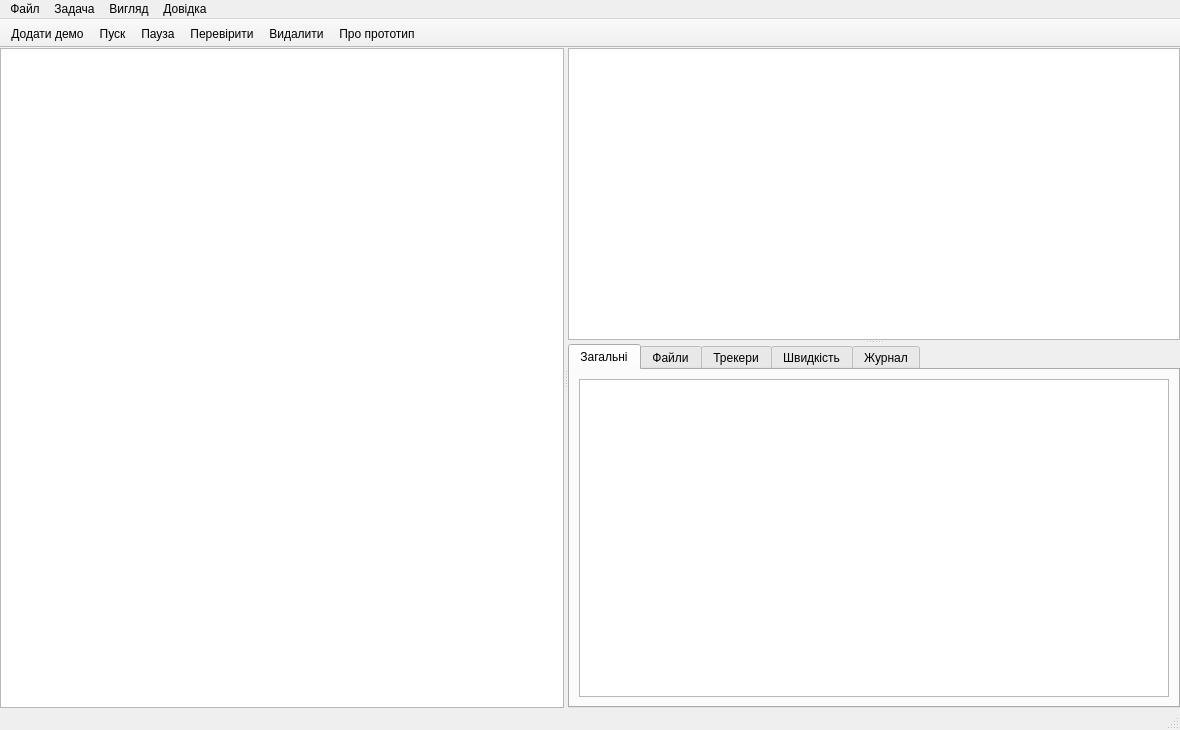
<?xml version="1.0" encoding="UTF-8"?>
<ui version="4.0">
 <class>TOtQtMainWindow</class>
 <widget class="QMainWindow" name="MainWindowPrototype">
  <property name="geometry"><rect><x>0</x><y>0</y><width>1180</width><height>730</height></rect></property>
  <property name="minimumSize"><size><width>760</width><height>460</height></size></property>
  <property name="windowTitle"><string>Only Torrent — Qt Widgets прототип</string></property>
  <widget class="QWidget" name="WidgetCentral">
   <layout class="QVBoxLayout" name="VerticalLayoutMain">
    <property name="spacing"><number>0</number></property>
    <property name="leftMargin"><number>0</number></property><property name="topMargin"><number>0</number></property>
    <property name="rightMargin"><number>0</number></property><property name="bottomMargin"><number>0</number></property>
    <item>
     <widget class="QSplitter" name="SplitterMain">
      <property name="orientation"><enum>Qt::Horizontal</enum></property>
      <property name="childrenCollapsible"><bool>false</bool></property>
      <widget class="QTreeWidget" name="TreeWidgetCategories">
       <property name="minimumSize"><size><width>120</width><height>0</height></size></property>
       <property name="headerHidden"><bool>true</bool></property><property name="rootIsDecorated"><bool>false</bool></property>
       <property name="uniformRowHeights"><bool>true</bool></property>
       <column><property name="text"><string>Категорії</string></property></column>
      </widget>
      <widget class="QSplitter" name="SplitterDetails">
       <property name="orientation"><enum>Qt::Vertical</enum></property>
       <property name="childrenCollapsible"><bool>false</bool></property>
       <widget class="QTableView" name="TableViewTorrents">
        <property name="contextMenuPolicy"><enum>Qt::CustomContextMenu</enum></property>
        <property name="horizontalScrollBarPolicy"><enum>Qt::ScrollBarAlwaysOff</enum></property>
        <property name="editTriggers"><set>QAbstractItemView::NoEditTriggers</set></property>
        <property name="selectionMode"><enum>QAbstractItemView::ExtendedSelection</enum></property>
        <property name="selectionBehavior"><enum>QAbstractItemView::SelectRows</enum></property>
        <property name="showGrid"><bool>false</bool></property><property name="wordWrap"><bool>false</bool></property>
       </widget>
       <widget class="QTabWidget" name="TabWidgetDetails">
        <property name="minimumSize"><size><width>0</width><height>130</height></size></property>
        <property name="currentIndex"><number>0</number></property>
        <widget class="QWidget" name="WidgetGeneral">
         <attribute name="title"><string>Загальні</string></attribute>
         <layout class="QVBoxLayout" name="VerticalLayoutGeneral"><item><widget class="QPlainTextEdit" name="PlainTextEditGeneral"><property name="readOnly"><bool>true</bool></property></widget></item></layout>
        </widget>
        <widget class="QWidget" name="WidgetFiles">
         <attribute name="title"><string>Файли</string></attribute>
         <layout class="QVBoxLayout" name="VerticalLayoutFiles"><item><widget class="QPlainTextEdit" name="PlainTextEditFiles"><property name="readOnly"><bool>true</bool></property></widget></item></layout>
        </widget>
        <widget class="QWidget" name="WidgetTrackers">
         <attribute name="title"><string>Трекери</string></attribute>
         <layout class="QVBoxLayout" name="VerticalLayoutTrackers"><item><widget class="QPlainTextEdit" name="PlainTextEditTrackers"><property name="readOnly"><bool>true</bool></property></widget></item></layout>
        </widget>
        <widget class="QWidget" name="WidgetSpeed">
         <attribute name="title"><string>Швидкість</string></attribute>
         <layout class="QVBoxLayout" name="VerticalLayoutSpeed"><item><widget class="QPlainTextEdit" name="PlainTextEditSpeed"><property name="readOnly"><bool>true</bool></property></widget></item></layout>
        </widget>
        <widget class="QWidget" name="WidgetLog">
         <attribute name="title"><string>Журнал</string></attribute>
         <layout class="QVBoxLayout" name="VerticalLayoutLog"><item><widget class="QPlainTextEdit" name="PlainTextEditLog"><property name="readOnly"><bool>true</bool></property></widget></item></layout>
        </widget>
       </widget>
      </widget>
     </widget>
    </item>
   </layout>
  </widget>
  <widget class="QMenuBar" name="MenuBarMain">
   <widget class="QMenu" name="MenuFile"><property name="title"><string>Файл</string></property><addaction name="ActionAdd"/><addaction name="separator"/><addaction name="ActionExit"/></widget>
   <widget class="QMenu" name="MenuTask"><property name="title"><string>Задача</string></property><addaction name="ActionStart"/><addaction name="ActionPause"/><addaction name="ActionRecheck"/><addaction name="separator"/><addaction name="ActionRemove"/></widget>
   <widget class="QMenu" name="MenuView"><property name="title"><string>Вигляд</string></property><addaction name="ActionShowDetails"/><addaction name="ActionAnimate"/></widget>
   <widget class="QMenu" name="MenuHelp"><property name="title"><string>Довідка</string></property><addaction name="ActionAbout"/></widget>
   <addaction name="MenuFile"/><addaction name="MenuTask"/><addaction name="MenuView"/><addaction name="MenuHelp"/>
  </widget>
  <widget class="QToolBar" name="ToolBarMain">
   <property name="windowTitle"><string>Команди</string></property><property name="movable"><bool>false</bool></property>
   <property name="toolButtonStyle"><enum>Qt::ToolButtonTextBesideIcon</enum></property>
   <attribute name="toolBarArea"><enum>TopToolBarArea</enum></attribute><attribute name="toolBarBreak"><bool>false</bool></attribute>
   <addaction name="ActionAdd"/><addaction name="ActionStart"/><addaction name="ActionPause"/><addaction name="ActionRecheck"/><addaction name="ActionRemove"/><addaction name="ActionAbout"/>
  </widget>
  <widget class="QStatusBar" name="StatusBarMain"/>
  <action name="ActionAdd"><property name="text"><string>Додати демо</string></property><property name="shortcut"><string>Ctrl+O</string></property></action>
  <action name="ActionStart"><property name="text"><string>Пуск</string></property></action>
  <action name="ActionPause"><property name="text"><string>Пауза</string></property></action>
  <action name="ActionRecheck"><property name="text"><string>Перевірити</string></property></action>
  <action name="ActionRemove"><property name="text"><string>Видалити</string></property><property name="shortcut"><string>Del</string></property></action>
  <action name="ActionExit"><property name="text"><string>Вихід</string></property><property name="shortcut"><string>Alt+F4</string></property></action>
  <action name="ActionShowDetails"><property name="checkable"><bool>true</bool></property><property name="checked"><bool>true</bool></property><property name="text"><string>Панель відомостей</string></property></action>
  <action name="ActionAnimate"><property name="checkable"><bool>true</bool></property><property name="text"><string>Анімація демопрогресу</string></property><property name="shortcut"><string>F5</string></property></action>
  <action name="ActionAbout"><property name="text"><string>Про прототип</string></property></action>
 </widget>
 <resources/>
 <connections/>
</ui>
